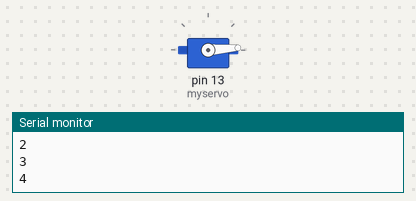
The program below on a simulated Arduino Mega 2560, built with avr-gcc and run on an emulated ATmega2560. Shown: servo, the last lines printed to the serial monitor.

Above: at 0.1 s.
At 0.7 s:
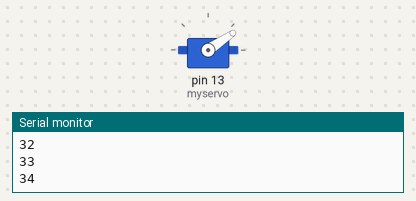
At 2.5 s:
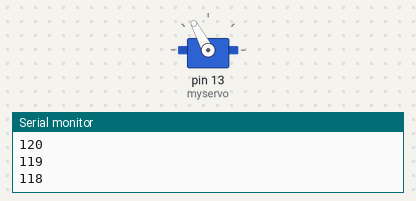
At 4.9 s:
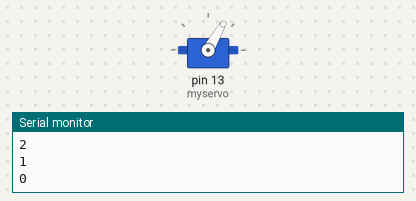
Timing chart, 0 to 6.4 s (numbered marks = the images above):
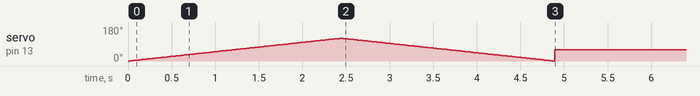

The program:

main.cpp
```cpp
#include <Arduino.h>

#include <Servo.h>

Servo myservo;  // create servo object to control a servo

int val;

void setup() {
  myservo.attach(13);  // attaches the servo on pin 9 to the servo object
  Serial.begin(115200);
  for (val=0; val<=120; val+=1) {
    Serial.println(val);
    myservo.write(val);                  // sets the servo position according to the scaled value
    delay(20);                           // waits for the servo to get there
  }
  for (val=120; val>=0; val-=1) {
    Serial.println(val);
    myservo.write(val);                  // sets the servo position according to the scaled value
    delay(20);                           // waits for the servo to get there
  }
  myservo.write(60);
  delay(100);
  myservo.detach();
}

void loop() {
}
```
